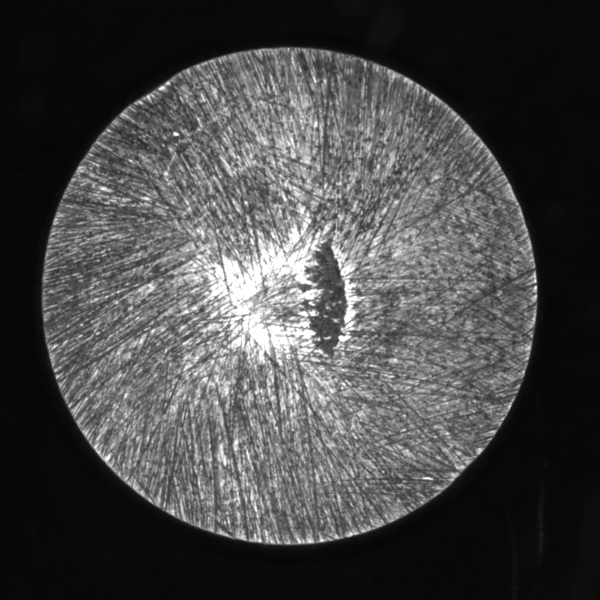
#> input picture data/1.bmp, 1200 x 1200 px, found by its file name (shown at 1/2 size)
$ python flaw_detect.py
#> lines starting #> are read from the running program, lines starting #| are printed output that depends on the picture; after the words box and inside, x2 and y2 are one past the last pixel; in counts of white or black regions, pixels touching at a corner belong together
import cv2
# import numpy as np
img = cv2.imread('/home/crrcdt123/Downloads/1.bmp')
#> img is the input picture: shape (1200, 1200, 3); min 4, max 255, mean 71.7
cv2.imshow('src',img)
gray = cv2.cvtColor(img,cv2.COLOR_BGR2GRAY)
mean = cv2.medianBlur(gray,201)
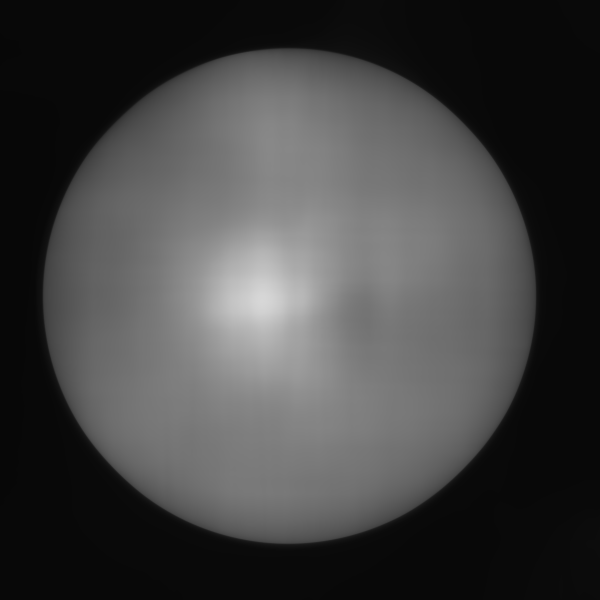
#> mean: shape (1200, 1200) (shown at 1/2 size); min 7, max 215, mean 65.8
cv2.imshow('mean',mean)
diff = gray - mean
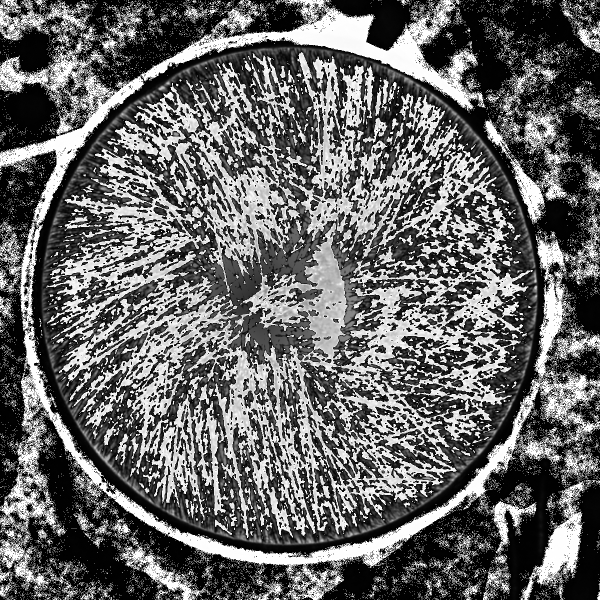
#> diff: shape (1200, 1200) (shown at 1/2 size); min 0, max 255, mean 102.7
cv2.imshow('diff',diff)
cv2.imwrite('diff.jpg',mean)
cv2.waitKey(0)
_,thres_low = cv2.threshold(diff,150,255,cv2.THRESH_BINARY)#二值化
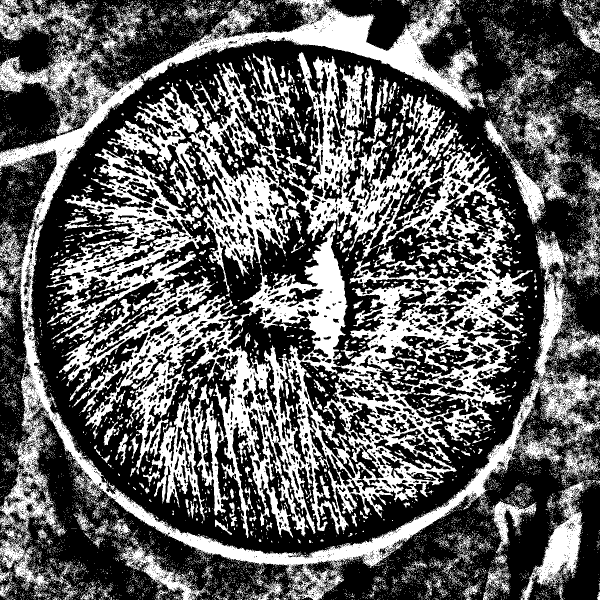
#> thres_low: shape (1200, 1200) (shown at 1/2 size); 37.9% white; 14327 white regions (13698 under 20 px), largest, box (x1, y1, x2, y2) and area: (92, 286, 1066, 1076) 199989, (0, 0, 1200, 1200) 126826, (215, 104, 918, 585) 77944
_,thres_high = cv2.threshold(diff,220,255,cv2.THRESH_BINARY)#二值化
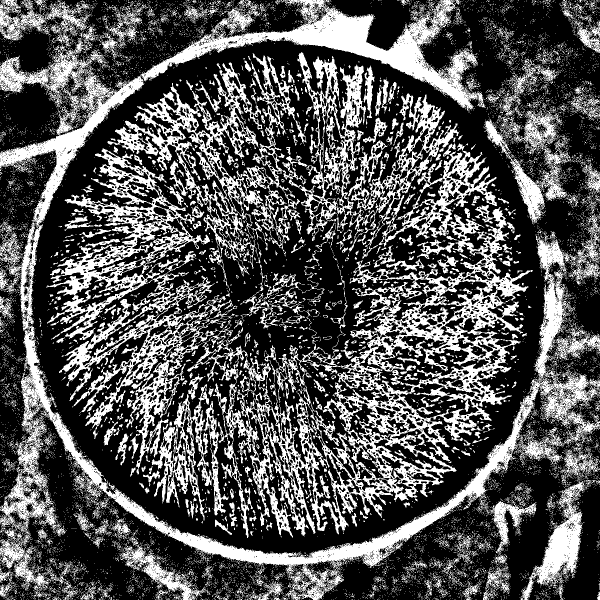
#> thres_high: shape (1200, 1200) (shown at 1/2 size); 33.6% white; 14360 white regions (13718 under 20 px), largest, box (x1, y1, x2, y2) and area: (0, 0, 1200, 1200) 126826, (374, 286, 1066, 1076) 102749, (215, 104, 918, 582) 60463
thres = thres_low - thres_high
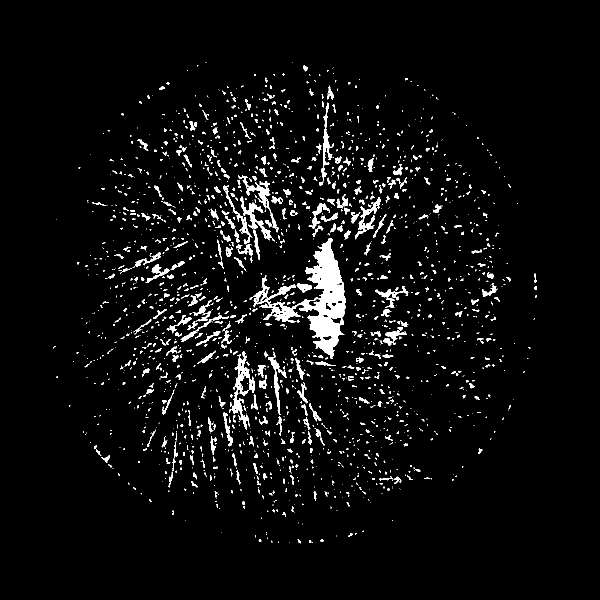
#> thres: shape (1200, 1200) (shown at 1/2 size); 4.3% white; 1932 white regions (1409 under 20 px), largest, box (x1, y1, x2, y2) and area: (506, 476, 692, 718) 12963, (459, 703, 510, 859) 2121, (476, 350, 558, 465) 1302
cv2.imshow('thres',thres)
#> (the run stopped early here; a loop or call above may not have finished)
